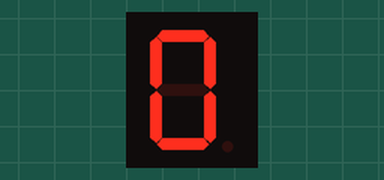
Bench run of a sketch on a simulated Arduino Uno, built with avr-gcc and run on an emulated ATmega328P. Parts: 1-digit seven-segment display. Wiring (inferred from the names in the program): 1-digit 7-segment display, segments lit when HIGH: segments pin 5, pin 6, pin 7, pin 8, pin 9, pin 10, pin 11, pin 12. The segment pins are drawn as the display they are named for.

Above: at 0.1 s.
At 1.1 s:
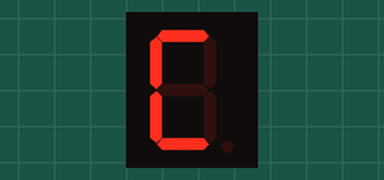
At 2.1 s:
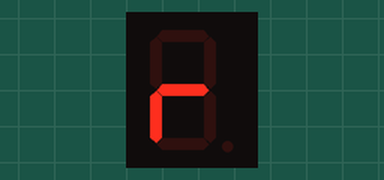
At 3.6 s:
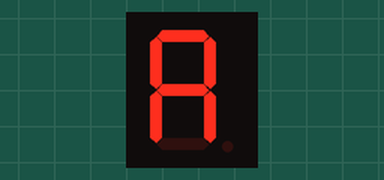
At 5.1 s:
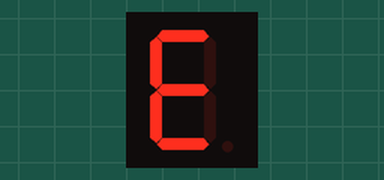
At 9.7 s:
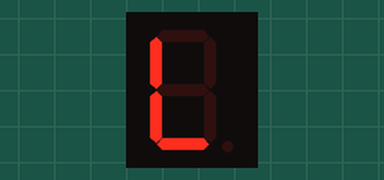

The sketch:

Display_3.ino
```cpp
/**************************************************************
 **
 **                       TITOL:                             **
 **
                    Display de 7 segments                    *
 **
 ** NOM:Òscar Castellà Pujol                 DATA:26/02/2019 **
 *************************************************************/
//*********************  INCLUDES  ****************************


//*********************  VARIABLES ****************************

int I;
int leds [8] = {5, 6, 7, 8, 9, 10, 11, 12};
int T = 500;
int A = 5;
int B = 6;
int C = 7;
int D = 8;
int E = 9;
int F = 10;
int G = 11;
int H = 12;

//**********************   SETUP  *****************************

void setup()
{
  for (I = 0; I < 8; I++)
  {
    pinMode (leds[I], OUTPUT);
  }
}


//************************   LOOP  *****************************
void loop()
{
  o();
  delay(T);
  s();
  delay(T);
  c();
  delay(T);
  a();
  delay(T);
  r();
  delay(T);
  blank();
  delay(T);
  c();
  delay(T);
  a();
  delay(T);
  s();
  delay(T);
  t();
  delay(T);
  e();
  delay(T);
  l();
  delay(T);
  blank();
  delay(100);
  l();
  delay(T);
  a();
  delay(T);
  blank();
  delay(T);
  p();
  delay(T);
  u();
  delay(T);
  j();
  delay(T);
  o();
  delay(T);
  l();
  delay(T);
  dot();
  delay(2000);
}

//**********************   FUNCIONS  ***************************

void a()
{
  digitalWrite(A, HIGH);
  digitalWrite(B, HIGH);
  digitalWrite(C, HIGH);
  digitalWrite(D, LOW);
  digitalWrite(E, HIGH);
  digitalWrite(F, HIGH);
  digitalWrite(G, HIGH);
  digitalWrite(H, LOW);
}
void b()
{
  digitalWrite(A, LOW);
  digitalWrite(B, LOW);
  digitalWrite(C, HIGH);
  digitalWrite(D, HIGH);
  digitalWrite(E, HIGH);
  digitalWrite(F, HIGH);
  digitalWrite(G, HIGH);
  digitalWrite(H, LOW);
}
void c()
{
  digitalWrite(A, HIGH);
  digitalWrite(B, LOW);
  digitalWrite(C, LOW);
  digitalWrite(D, HIGH);
  digitalWrite(E, HIGH);
  digitalWrite(F, HIGH);
  digitalWrite(G, LOW);
  digitalWrite(H, LOW);
}
void d()
{
  digitalWrite(A, LOW);
  digitalWrite(B, HIGH);
  digitalWrite(C, HIGH);
  digitalWrite(D, HIGH);
  digitalWrite(E, HIGH);
  digitalWrite(F, LOW);
  digitalWrite(G, HIGH);
  digitalWrite(H, LOW);
}
void e()
{
  digitalWrite(A, HIGH);
  digitalWrite(B, LOW);
  digitalWrite(C, LOW);
  digitalWrite(D, HIGH);
  digitalWrite(E, HIGH);
  digitalWrite(F, HIGH);
  digitalWrite(G, HIGH);
  digitalWrite(H, LOW);
}
void f()
{ digitalWrite(A, HIGH);
  digitalWrite(B, LOW);
  digitalWrite(C, LOW);
  digitalWrite(D, LOW);
  digitalWrite(E, HIGH);
  digitalWrite(F, HIGH);
  digitalWrite(G, HIGH);
  digitalWrite(H, LOW);
}
void g()
{
  digitalWrite(A, HIGH);
  digitalWrite(B, HIGH);
  digitalWrite(C, HIGH);
  digitalWrite(D, HIGH);
  digitalWrite(E, LOW);
  digitalWrite(F, HIGH);
  digitalWrite(G, HIGH);
  digitalWrite(H, LOW);
}
void h()
{
  digitalWrite(A, LOW);
  digitalWrite(B, LOW);
  digitalWrite(C, HIGH);
  digitalWrite(D, LOW);
  digitalWrite(E, HIGH);
  digitalWrite(F, HIGH);
  digitalWrite(G, HIGH);
  digitalWrite(H, LOW);
}
void i()
{
  digitalWrite(A, LOW);
  digitalWrite(B, LOW);
  digitalWrite(C, LOW);
  digitalWrite(D, LOW);
  digitalWrite(E, HIGH);
  digitalWrite(F, HIGH);
  digitalWrite(G, LOW);
  digitalWrite(H, LOW);
}

void j()
{
  digitalWrite(A, LOW);
  digitalWrite(B, HIGH);
  digitalWrite(C, HIGH);
  digitalWrite(D, HIGH);
  digitalWrite(E, HIGH);
  digitalWrite(F, LOW);
  digitalWrite(G, LOW);
  digitalWrite(H, LOW);
}
void k()
{
  digitalWrite(A, LOW);
  digitalWrite(B, HIGH);
  digitalWrite(C, HIGH);
  digitalWrite(D, LOW);
  digitalWrite(E, HIGH);
  digitalWrite(F, HIGH);
  digitalWrite(G, HIGH);
  digitalWrite(H, LOW);
}
void l()
{
  digitalWrite(A, LOW);
  digitalWrite(B, LOW);
  digitalWrite(C, LOW);
  digitalWrite(D, HIGH);
  digitalWrite(E, HIGH);
  digitalWrite(F, HIGH);
  digitalWrite(G, LOW);
  digitalWrite(H, LOW);
}
void m()
{
  digitalWrite(A, HIGH);
  digitalWrite(B, LOW);
  digitalWrite(C, HIGH);
  digitalWrite(D, LOW);
  digitalWrite(E, HIGH);
  digitalWrite(F, LOW);
  digitalWrite(G, LOW);
  digitalWrite(H, LOW);
}
void n()
{
  digitalWrite(A, LOW);
  digitalWrite(B, LOW);
  digitalWrite(C, HIGH);
  digitalWrite(D, LOW);
  digitalWrite(E, HIGH);
  digitalWrite(F, LOW);
  digitalWrite(G, HIGH);
  digitalWrite(H, LOW);
}
void o()
{
  digitalWrite(A, HIGH);
  digitalWrite(B, HIGH);
  digitalWrite(C, HIGH);
  digitalWrite(D, HIGH);
  digitalWrite(E, HIGH);
  digitalWrite(F, HIGH);
  digitalWrite(G, LOW);
  digitalWrite(H, LOW);
}
void p()
{
  digitalWrite(A, HIGH);
  digitalWrite(B, HIGH);
  digitalWrite(C, LOW);
  digitalWrite(D, LOW);
  digitalWrite(E, HIGH);
  digitalWrite(F, HIGH);
  digitalWrite(G, HIGH);
  digitalWrite(H, LOW);
}
void q()
{
  digitalWrite(A, HIGH);
  digitalWrite(B, HIGH);
  digitalWrite(C, HIGH);
  digitalWrite(D, LOW);
  digitalWrite(E, LOW);
  digitalWrite(F, HIGH);
  digitalWrite(G, HIGH);
  digitalWrite(H, LOW);
}
void r()
{
  digitalWrite(A, LOW);
  digitalWrite(B, LOW);
  digitalWrite(C, LOW);
  digitalWrite(D, LOW);
  digitalWrite(E, HIGH);
  digitalWrite(F, LOW);
  digitalWrite(G, HIGH);
  digitalWrite(H, LOW);
}
void s()
{
  digitalWrite(A, HIGH);
  digitalWrite(B, LOW);
  digitalWrite(C, HIGH);
  digitalWrite(D, HIGH);
  digitalWrite(E, LOW);
  digitalWrite(F, HIGH);
  digitalWrite(G, HIGH);
  digitalWrite(H, LOW);
}
void t()
{
  digitalWrite(A, LOW);
  digitalWrite(B, LOW);
  digitalWrite(C, LOW);
  digitalWrite(D, HIGH);
  digitalWrite(E, HIGH);
  digitalWrite(F, HIGH);
  digitalWrite(G, HIGH);
  digitalWrite(H, LOW);
}
void u()
{
  digitalWrite(A, LOW);
  digitalWrite(B, HIGH);
  digitalWrite(C, HIGH);
  digitalWrite(D, HIGH);
  digitalWrite(E, HIGH);
  digitalWrite(F, HIGH);
  digitalWrite(G, LOW);
  digitalWrite(H, LOW);
}
void v()
{
  digitalWrite(A, LOW);
  digitalWrite(B, LOW);
  digitalWrite(C, HIGH);
  digitalWrite(D, HIGH);
  digitalWrite(E, HIGH);
  digitalWrite(F, LOW);
  digitalWrite(G, LOW);
  digitalWrite(H, LOW);
}
void w()
{
  digitalWrite(A, LOW);
  digitalWrite(B, HIGH);
  digitalWrite(C, LOW);
  digitalWrite(D, HIGH);
  digitalWrite(E, LOW);
  digitalWrite(F, HIGH);
  digitalWrite(G, LOW);
  digitalWrite(H, LOW);
}
void x()
{
  digitalWrite(A, LOW);
  digitalWrite(B, HIGH);
  digitalWrite(C, HIGH);
  digitalWrite(D, LOW);
  digitalWrite(E, HIGH);
  digitalWrite(F, HIGH);
  digitalWrite(G, HIGH);
  digitalWrite(H, LOW);
}
void y()
{
  digitalWrite(A, LOW);
  digitalWrite(B, HIGH);
  digitalWrite(C, HIGH);
  digitalWrite(D, HIGH);
  digitalWrite(E, LOW);
  digitalWrite(F, HIGH);
  digitalWrite(G, HIGH);
  digitalWrite(H, LOW);
}
void z()
{
  digitalWrite(A, HIGH);
  digitalWrite(B, HIGH);
  digitalWrite(C, LOW);
  digitalWrite(D, HIGH);
  digitalWrite(E, HIGH);
  digitalWrite(F, LOW);
  digitalWrite(G, HIGH);
  digitalWrite(H, LOW);
}
void dot()
{
  digitalWrite(A, LOW);
  digitalWrite(B, LOW);
  digitalWrite(C, LOW);
  digitalWrite(D, LOW);
  digitalWrite(E, LOW);
  digitalWrite(F, LOW);
  digitalWrite(G, LOW);
  digitalWrite(H, HIGH);
}
void blank()
{
  digitalWrite(A, LOW);
  digitalWrite(B, LOW);
  digitalWrite(C, LOW);
  digitalWrite(D, LOW);
  digitalWrite(E, LOW);
  digitalWrite(F, LOW);
  digitalWrite(G, LOW);
  digitalWrite(H, LOW);
}
```

Measured:
- by itself, everything shown: repeats every 12.1 s, in 22 steps
- what the display in image 1 shows lasts 0.5 s, from 1.0 s to 1.5 s
